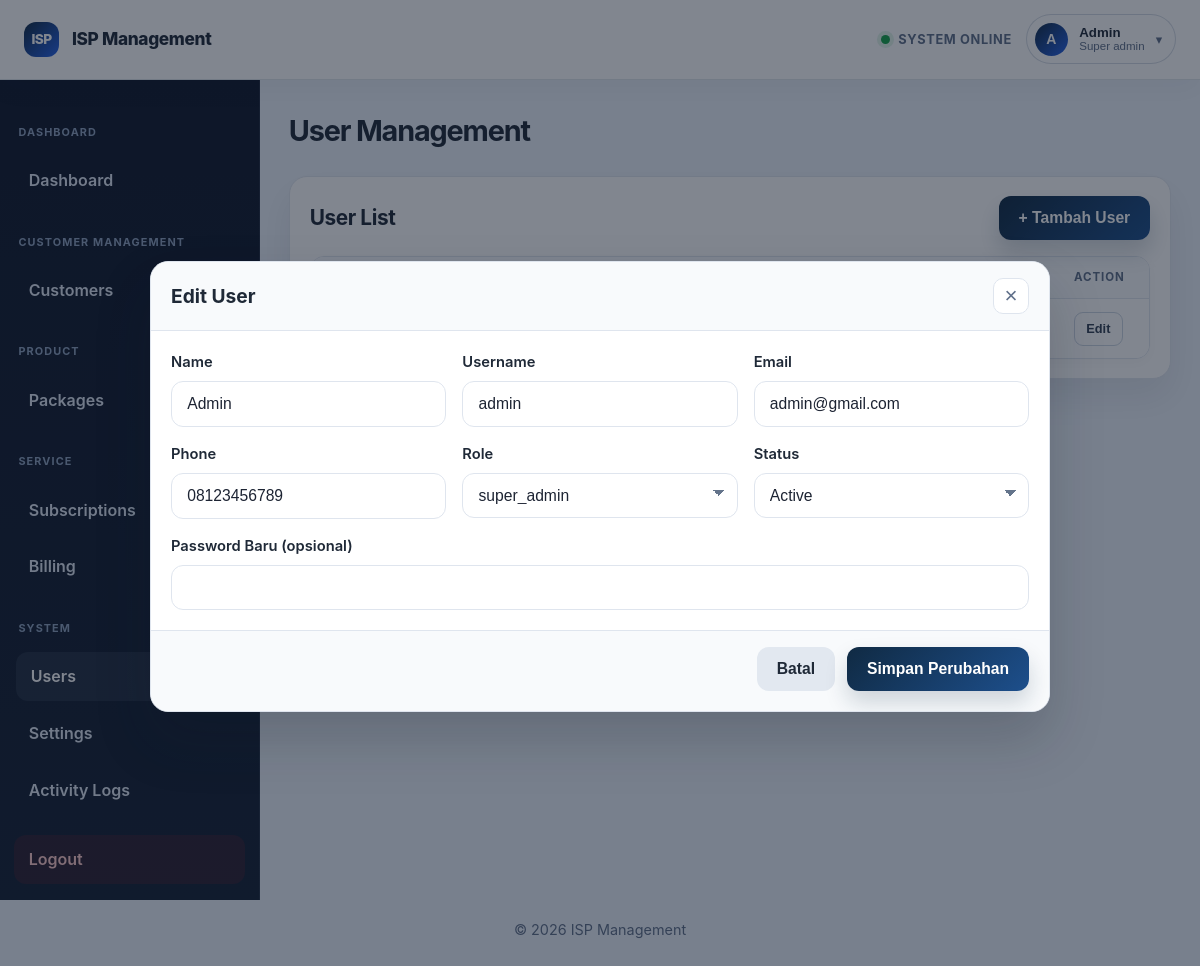
/users.php?edit_id=1 (signed in), run on the app's committed database.
### tables this page shows
CREATE TABLE IF NOT EXISTS users (
    id INT UNSIGNED NOT NULL AUTO_INCREMENT,
    role_id INT UNSIGNED NOT NULL,
    name VARCHAR(100) NOT NULL,
    username VARCHAR(50) NOT NULL,
    email VARCHAR(100) NOT NULL,
    password VARCHAR(255) NOT NULL,
    phone VARCHAR(30) DEFAULT NULL,
    status ENUM('active', 'inactive', 'suspended') NOT NULL DEFAULT 'active',
    last_login_at DATETIME DEFAULT NULL,
    created_at TIMESTAMP NOT NULL DEFAULT CURRENT_TIMESTAMP,
    updated_at TIMESTAMP NOT NULL DEFAULT CURRENT_TIMESTAMP ON UPDATE CURRENT_TIMESTAMP,
    PRIMARY KEY (id),
    UNIQUE KEY unique_username (username),
    UNIQUE KEY unique_email (email),
    KEY idx_role_id (role_id),
    CONSTRAINT fk_users_role FOREIGN KEY (role_id) REFERENCES roles (id) ON UPDATE CASCADE
);

CREATE TABLE IF NOT EXISTS roles (
    id INT UNSIGNED NOT NULL AUTO_INCREMENT,
    name VARCHAR(50) NOT NULL,
    created_at TIMESTAMP NOT NULL DEFAULT CURRENT_TIMESTAMP,
    PRIMARY KEY (id),
    UNIQUE KEY unique_role_name (name)
);

### config/auth.php (called while the page is built, shortened)
<?php
function currentUser(): ?array
{
    return $_SESSION['user'] ?? null;
}
function getCurrentRoleName(): string
{
    $user = currentUser();
    $roleName = trim((string) ($user['role_name'] ?? ''));
    if ($roleName !== '') {
        return strtolower($roleName);
    }
    return '';
}
function hasPermission(string $permission): bool
{
    $roleName = getCurrentRoleName();
    $permissions = rolePermissions($roleName);
    foreach ($permissions as $allowedPermission) {
        if ($allowedPermission === $permission) {
            return true;
        }
    }
    return false;
}
function rolePermissions(string $role): array
{
    $role = strtolower(trim($role));
    return $permissionsByRole[$role] ?? [];
}
function can(string $permission): bool
{
    return hasPermission($permission);
}

### users.php (the view, shortened to what this page needs)
<?php
require __DIR__ . '/config/auth.php';
$pdo = getDatabaseConnection();
$canWrite = can('users.create') || can('users.edit');
$errorMessage = '';
$roles = $pdo->query('SELECT id, name FROM roles ORDER BY name ASC')->fetchAll();
$users = $pdo->query(
    'SELECT u.id, u.name, u.username, u.email, u.phone, u.status, u.last_login_at, u.created_at, r.name AS role_name FROM users u INNER JOIN roles r ON r.id = u.role_id ORDER BY u.id DESC'
)->fetchAll();
$editingUser = null;
if (isset($_GET['edit_id'])) {
    $editingUserStatement = $pdo->prepare('SELECT * FROM users WHERE id = :id LIMIT 1');
    $editingUserStatement->execute([':id' => (int) $_GET['edit_id']]);
    $editingUser = $editingUserStatement->fetch();
}
$shouldOpenUserModal = (isset($_GET['edit_id']) && $editingUser) || ($_SERVER['REQUEST_METHOD'] === 'POST' && ($action ?? '') !== '' && $errorMessage !== '');
include __DIR__ . '/includes/header.php';
include __DIR__ . '/includes/navbar.php';
?>
<div class="app-layout">
    <?php include __DIR__ . '/includes/sidebar.php'; ?>
    <main class="content">
        <div class="page-header">
            <h1>User Management</h1>
        </div>
        <div class="modal-overlay <?php echo $shouldOpenUserModal ? 'is-open' : ''; ?>" id="user-modal" role="dialog" aria-modal="true" aria-labelledby="user-modal-title">
            <div class="modal">
                <div class="modal-header">
                    <h3 id="user-modal-title"><?php echo isset($_GET['edit_id']) ? 'Edit User' : 'Tambah User'; ?></h3>
                    <button type="button" class="modal-close" data-close-modal="user-modal" aria-label="Close user form">&times;</button>
                </div>
                <form method="post" action="users.php" id="user-form">
                    <div class="modal-body">
                        <div class="modal-grid">
                            <div class="form-group">
                                <label for="user_name">Name</label>
                                <input class="form-control" id="user_name" name="name" value="<?php echo htmlspecialchars($_POST['name'] ?? ($editingUser['name'] ?? ''), ENT_QUOTES, 'UTF-8'); ?>" required>
                            </div>
                            <div class="form-group">
                                <label for="user_username">Username</label>
                                <input class="form-control" id="user_username" name="username" value="<?php echo htmlspecialchars($_POST['username'] ?? ($editingUser['username'] ?? ''), ENT_QUOTES, 'UTF-8'); ?>" required>
                            </div>
                            <div class="form-group">
                                <label for="user_email">Email</label>
                                <input class="form-control" id="user_email" name="email" type="email" value="<?php echo htmlspecialchars($_POST['email'] ?? ($editingUser['email'] ?? ''), ENT_QUOTES, 'UTF-8'); ?>" required>
                            </div>
                            <div class="form-group">
                                <label for="user_phone">Phone</label>
                                <input class="form-control" id="user_phone" name="phone" value="<?php echo htmlspecialchars($_POST['phone'] ?? ($editingUser['phone'] ?? ''), ENT_QUOTES, 'UTF-8'); ?>">
                            </div>
                            <div class="form-group">
                                <label for="user_role_id">Role</label>
                                <select class="form-control" id="user_role_id" name="role_id" required>
                                    <?php foreach ($roles as $role): ?>
                                        <option value="<?php echo (int) $role['id']; ?>" <?php echo ((string) ($_POST['role_id'] ?? ($editingUser['role_id'] ?? '')) === (string) $role['id']) ? 'selected' : ''; ?>><?php echo htmlspecialchars($role['name'], ENT_QUOTES, 'UTF-8'); ?></option>
                                    <?php endforeach; ?>
                                </select>
                            </div>
                            <div class="form-group">
                                <label for="user_status">Status</label>
                                <select class="form-control" id="user_status" name="status">
                                    <option value="active" <?php echo (($_POST['status'] ?? ($editingUser['status'] ?? 'active')) === 'active') ? 'selected' : ''; ?>>Active</option>
                                </select>
                            </div>
                            <div class="form-group full">
                                <label for="user_password"><?php echo isset($_GET['edit_id']) ? 'Password Baru (opsional)' : 'Password'; ?></label>
                                <input class="form-control" id="user_password" name="password" type="password" <?php echo isset($_GET['edit_id']) ? '' : 'required'; ?>>
                            </div>
                        </div>
                    </div>
                    <div class="modal-footer">
                        <button type="button" class="btn btn-secondary" data-close-modal="user-modal">Batal</button>
                        <button type="submit" class="btn btn-primary" data-submit-button="user-form"><?php echo isset($_GET['edit_id']) ? 'Simpan Perubahan' : 'Simpan'; ?></button>
                    </div>
                </form>
            </div>
        </div>
        <div class="card">
            <div class="page-header" style="margin-bottom:1rem;">
                <h2 style="margin:0;">User List</h2>
                <?php if ($canWrite): ?>
                    <button type="button" class="btn btn-primary" data-open-modal="user-modal" style="width:auto;">+ Tambah User</button>
                <?php endif; ?>
            </div>
            <div class="table-wrap">
                <table>
                    <thead>
                        <tr>
                            <th>Name</th>
                            <th>Username</th>
                            <th>Email</th>
                            <th>Role</th>
                            <th>Status</th>
                            <th>Last Login</th>
                            <th>Action</th>
                        </tr>
                    </thead>
                    <tbody>
                        <?php if ($users): ?>
                            <?php foreach ($users as $user): ?>
                                <tr>
                                    <td><?php echo htmlspecialchars($user['name'], ENT_QUOTES, 'UTF-8'); ?></td>
                                    <td><?php echo htmlspecialchars($user['username'], ENT_QUOTES, 'UTF-8'); ?></td>
                                    <td><?php echo htmlspecialchars($user['email'], ENT_QUOTES, 'UTF-8'); ?></td>
                                    <td><?php echo htmlspecialchars($user['role_name'], ENT_QUOTES, 'UTF-8'); ?></td>
                                    <td>
                                        <span class="badge badge-<?php echo htmlspecialchars($user['status'], ENT_QUOTES, 'UTF-8'); ?>"><?php echo htmlspecialchars(ucfirst($user['status']), ENT_QUOTES, 'UTF-8'); ?></span>
                                    </td>
                                    <td><?php echo htmlspecialchars($user['last_login_at'] ?? 'Never', ENT_QUOTES, 'UTF-8'); ?></td>
                                    <td>
                                        <?php if ($canWrite): ?>
                                            <div class="action-group">
                                                <button type="button" class="btn btn-sm btn-outline" data-open-edit="user-modal" data-user-id="<?php echo (int) $user['id']; ?>">Edit</button>
                                            </div>
                                        <?php endif; ?>
                                    </td>
                                </tr>
                            <?php endforeach; ?>
                        <?php else: ?>
                            <tr>
                                <td colspan="7">No users found.</td>
                            </tr>
                        <?php endif; ?>
                    </tbody>
                </table>
            </div>
        </div>
    </main>
</div>
<?php include __DIR__ . '/includes/footer.php'; ?>

### includes/navbar.php (shortened to what this page needs)
<?php
$currentUser = currentUser();
$currentRoleName = isset($currentUser['role_name']) ? ucfirst(str_replace('_', ' ', strtolower((string) $currentUser['role_name']))) : 'Viewer';
$currentUserName = $currentUser['name'] ?? 'User';
?>
<header class="topbar">
    <div class="brand-area">
        <div class="brand-mark">ISP</div>
        <a href="dashboard.php" class="brand-link">
            <span>ISP Management</span>
        </a>
    </div>
    <div class="topbar-actions">
        <span class="topbar-status"><span class="status-dot"></span> System online</span>
        <div class="profile-menu">
            <button class="profile-trigger" type="button" aria-expanded="false" aria-controls="profile-dropdown">
                <span class="profile-avatar"><?php echo htmlspecialchars(strtoupper(substr($currentUserName, 0, 1)), ENT_QUOTES, 'UTF-8'); ?></span>
                <span class="profile-meta">
                    <span class="profile-name"><?php echo htmlspecialchars($currentUserName, ENT_QUOTES, 'UTF-8'); ?></span>
                    <span class="profile-role"><?php echo htmlspecialchars($currentRoleName, ENT_QUOTES, 'UTF-8'); ?></span>
                </span>
                <span class="profile-caret">▾</span>
            </button>
        </div>
    </div>
</header>

### data on the page
users: name "A", name "Admin", role.name "Super admin", username "admin", email "admin@gmail.com", phone "08123456789", role_id "super_admin", status "Active"

### other printed values
$group['label'] "DASHBOARD"
$item['label'] "Dashboard"
$group['label'] "CUSTOMER MANAGEMENT"
$item['label'] "Customers"
$group['label'] "PRODUCT"
$item['label'] "Packages"
$group['label'] "SERVICE"
$item['label'] "Subscriptions"
$item['label'] "Billing"
$group['label'] "SYSTEM"
$item['label'] "Users"
$item['label'] "Settings"
$item['label'] "Activity Logs"
